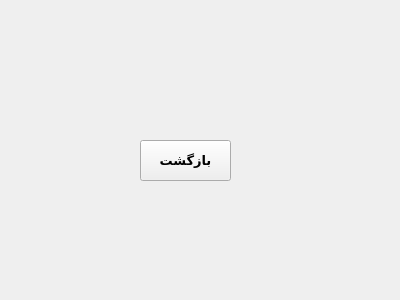
<?xml version="1.0" encoding="UTF-8"?>
<ui version="4.0">
 <class>Reduce</class>
 <widget class="QWidget" name="Reduce">
  <property name="geometry">
   <rect>
    <x>0</x>
    <y>0</y>
    <width>400</width>
    <height>300</height>
   </rect>
  </property>
  <property name="windowTitle">
   <string>Form</string>
  </property>
  <widget class="QPushButton" name="pushButton">
   <property name="geometry">
    <rect>
     <x>140</x>
     <y>140</y>
     <width>91</width>
     <height>41</height>
    </rect>
   </property>
   <property name="font">
    <font>
     <family>NPWLYaghout Bold</family>
     <pointsize>10</pointsize>
     <weight>75</weight>
     <bold>true</bold>
    </font>
   </property>
   <property name="text">
    <string>بازگشت</string>
   </property>
  </widget>
 </widget>
 <resources/>
 <connections/>
</ui>
